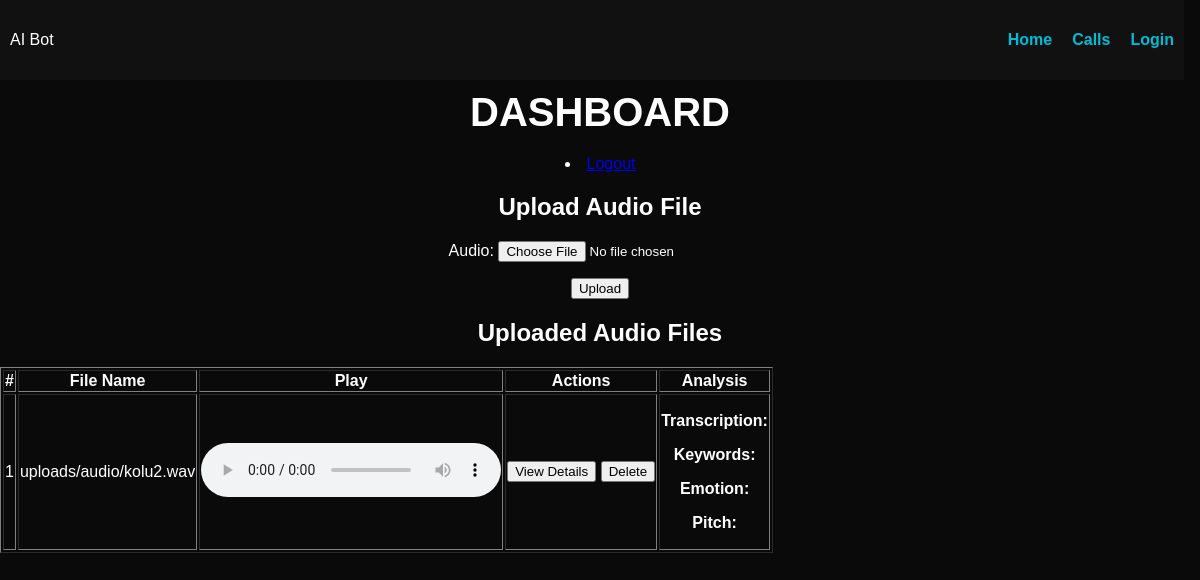
/call/ (signed in), run on an earlier commit of the app's database.
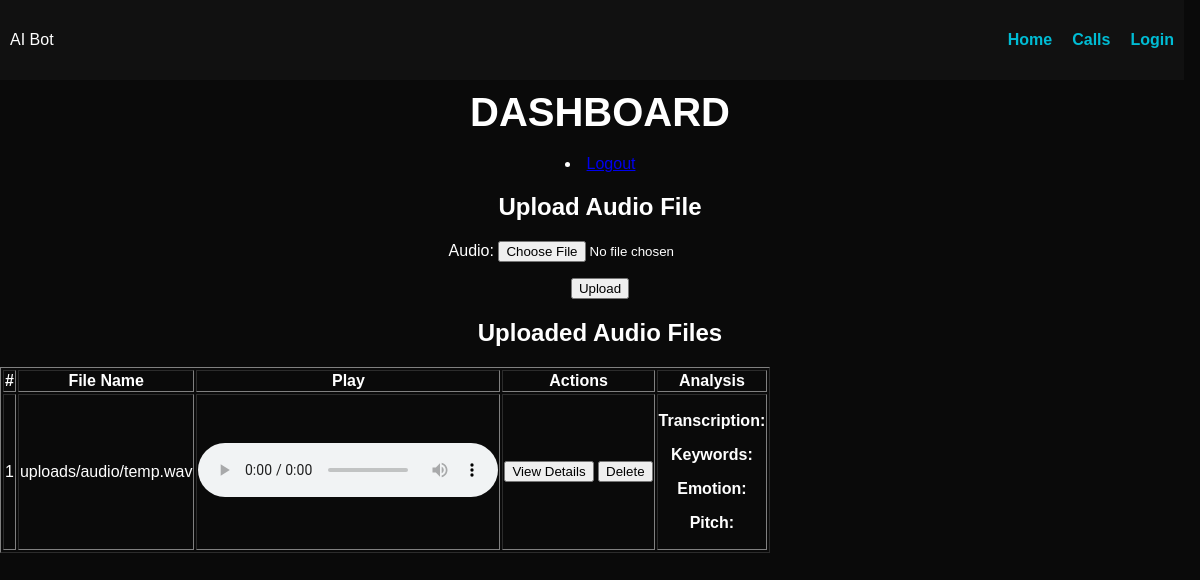
And on a later commit of the database.
### mainapp/models.py (models this page shows, shortened)
class AudioFile(models.Model):
    audio = models.FileField(upload_to="uploads/audio/")
    uploaded_at = models.DateTimeField(auto_now_add=True)

### mainapp/views.py (the view)
# urls.py: path('call/',call,name='call'),
@login_required(login_url='login')
def call(request):
    if request.method == "POST":
        form = AudioUploadForm(request.POST, request.FILES)
        if form.is_valid():
            uploaded_file = request.FILES["audio"]
            file_extension = uploaded_file.name.split(".")[-1].lower()
            original_path = f"uploads/audio/{uploaded_file.name}"
            wav_path = f"uploads/audio/{os.path.splitext(uploaded_file.name)[0]}.wav"
            if not AudioFile.objects.filter(audio=wav_path).exists():
                saved_path = default_storage.save(original_path, ContentFile(uploaded_file.read()))
                if file_extension != "wav":
                    audio = AudioSegment.from_file(default_storage.path(saved_path))
                    audio = audio.set_channels(1).set_frame_rate(16000)  # Standard settings
                    audio.export(default_storage.path(wav_path), format="wav")
                    default_storage.delete(saved_path)
                AudioFile.objects.create(audio=wav_path)
        return redirect("call")
    else:
        form = AudioUploadForm()
    audio_files = AudioFile.objects.all()
    return render(request, "call.html", {"form": form, "audio_files": audio_files})

### mainapp/forms.py
class AudioUploadForm(forms.ModelForm):
    class Meta:
        model = AudioFile
        fields = ['audio']

### templates/call.html (shortened to what this page needs)
{% extends "base.html" %}
{% load static %}
{% block content %}
<div class="dashboard">
    <h1>Dashboard</h1>
    <li><a href="{% url 'logout' %}">Logout</a></li>
    <div class="upload-section">
        <h2>Upload Audio File</h2>
        <form method="post" enctype="multipart/form-data">
            {{ form.as_p }}
            <button type="submit">Upload</button>
        </form>
    </div>
    <div class="audio-list">
        <h2>Uploaded Audio Files</h2>
        {% if audio_files %}
        <table border="1">
            <thead>
                <tr>
                    <th>#</th>
                    <th>File Name</th>
                    <th>Play</th>
                    <th>Actions</th>
                    <th>Analysis</th>
                </tr>
            </thead>
            <tbody>
                {% for audio in audio_files %}
                <tr>
                    <td>{{ forloop.counter }}</td>
                    <td>{{ audio.audio.name }}</td>
                    <td>
                        <audio id="audio-{{ audio.id }}" controls>
                            <source src="{{ audio.audio.url }}" type="audio/mpeg">
                        </audio>
                    </td>
                    <td>
                        <button class="details-btn" data-audio-id="{{ audio.id }}">View Details</button>
                        <form method="post" action="{% url 'delete_audio' audio.id %}" style="display:inline;">
                            <button type="submit" class="delete-btn" onclick="return confirm('Are you sure you want to delete this file?');">
                                Delete
                            </button>
                        </form>
                    </td>
                    <td>
                        <div class="analysis-results" id="analysis-{{ audio.id }}">
                            <p><strong>Transcription:</strong> <span id="transcription-{{ audio.id }}"></span></p>
                            <p><strong>Keywords:</strong> <span id="keywords-{{ audio.id }}"></span></p>
                            <p><strong>Emotion:</strong> <span id="emotion-{{ audio.id }}"></span></p>
                            <p><strong>Pitch:</strong> <span id="pitch-{{ audio.id }}"></span></p>
                        </div>
                    </td>
                </tr>
                {% endfor %}
            </tbody>
        </table>
        {% else %}
        <p style="color: red; text-align: center;">No audio file uploaded yet.</p>
        {% endif %}
    </div>
</div>
{% endblock %}

What changed in the data, as far as the page shows it:
removed AudioFile: audio.name "uploads/audio/kolu2.wav"
added AudioFile: audio.name "uploads/audio/temp.wav"
